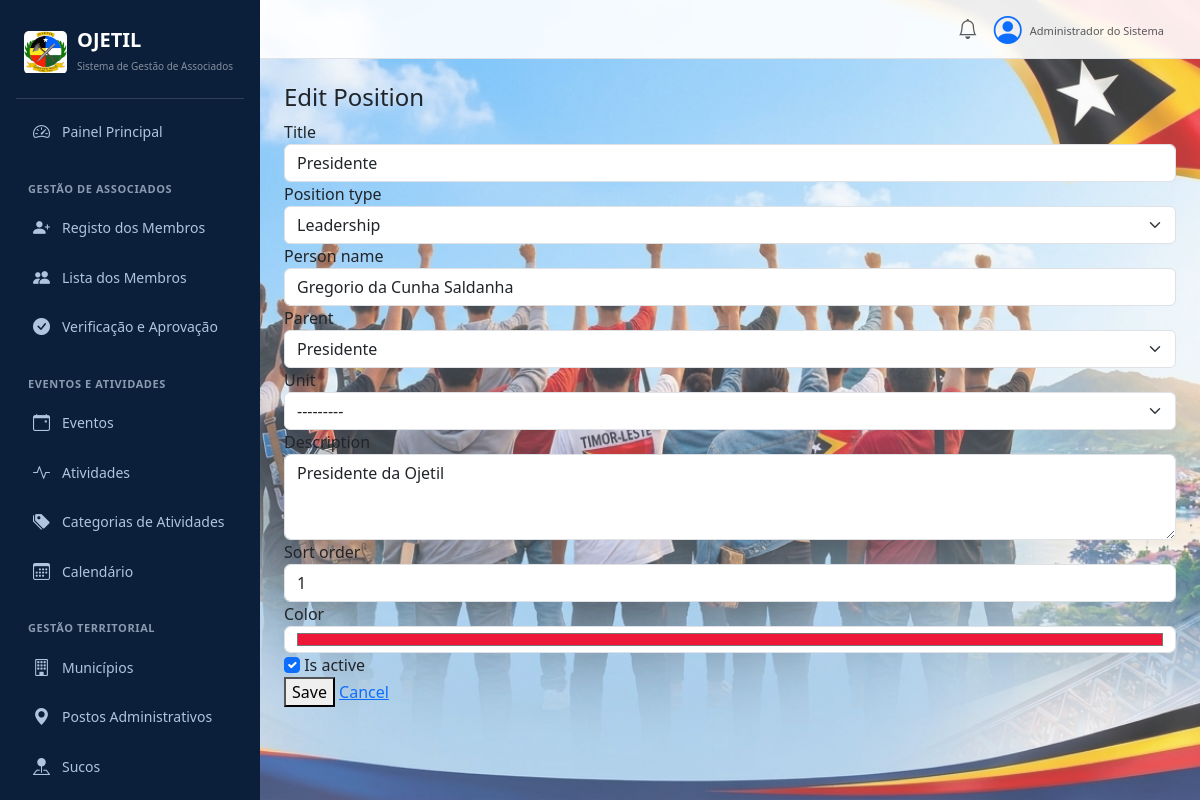
Screenshot of /organization/positions/2/edit/ with the database file from the repository.
### organization/models.py (models this page shows)
class OrganizationPosition(models.Model):
    POSITION_TYPES = [
        ("leadership", "Leadership"),
        ("department", "Department"),
        ("consultative", "Consultative"),
    ]
    title = models.CharField(max_length=150)
    position_type = models.CharField(
        max_length=20,
        choices=POSITION_TYPES,
        default="department",
    )
    person_name = models.CharField(max_length=150, blank=True)
    parent = models.ForeignKey(
        "self",
        on_delete=models.SET_NULL,
        null=True,
        blank=True,
        related_name="children",
    )
    unit = models.ForeignKey(
        OrganizationUnit,
        on_delete=models.SET_NULL,
        null=True,
        blank=True,
        related_name="positions",
    )
    description = models.TextField(blank=True)
    sort_order = models.PositiveIntegerField(default=0)
    color = models.CharField(max_length=20, default="#1764ed")
    is_active = models.BooleanField(default=True)
    created_at = models.DateTimeField(auto_now_add=True)
    class Meta:
        ordering = ["sort_order", "title"]
        verbose_name = "Organization Position"
        verbose_name_plural = "Organization Positions"
    def __str__(self):
        return self.title

### organization/views.py (the view)
# urls.py: path("positions/<int:pk>/edit/", views.position_edit_view, name="position_edit"),
def position_edit_view(request, pk):
  pos = get_object_or_404(OrganizationPosition, pk=pk)
  if request.method == "POST":
    form = OrganizationPositionForm(request.POST, instance=pos)
    if form.is_valid():
      form.save()
      return redirect("organization:positions")
  else:
    form = OrganizationPositionForm(instance=pos)
  return render(
      request,
      "organization/position_form.html",
      {"form": form, "action": "Edit"},
  )

### organization/forms.py
class OrganizationPositionForm(forms.ModelForm):
    class Meta:
        model = OrganizationPosition
        fields = [
            "title",
            "position_type",
            "person_name",
            "parent",
            "unit",
            "description",
            "sort_order",
            "color",
            "is_active",
        ]
        widgets = {
            "title": forms.TextInput(attrs={"class": "form-control"}),
            "position_type": forms.Select(attrs={"class": "form-select"}),
            "person_name": forms.TextInput(attrs={"class": "form-control"}),
            "parent": forms.Select(attrs={"class": "form-select"}),
            "unit": forms.Select(attrs={"class": "form-select"}),
            "description": forms.Textarea(attrs={"class": "form-control", "rows": 3}),
            "sort_order": forms.NumberInput(attrs={"class": "form-control"}),
            "color": forms.TextInput(
                attrs={"class": "form-control", "type": "color"}
            ),
            "is_active": forms.CheckboxInput(attrs={"class": "form-check-input"}),
        }

### organization/models.py (called while the page is built)
    def __str__(self):
        return self.name

### organization/templates/organization/position_form.html
{% extends "organization/form_base.html" %}
{% block form_title %}Position{% endblock %}
{% block back_url %}{% url 'organization:positions' %}{% endblock %}

### organization/templates/organization/form_base.html (shortened to what this page needs)
{% extends "dashboard/base.html" %}
{% block content %}
<div class="org-page">
  <div class="o-panel o-form">
    <h4>{{ action }} {% block form_title %}{% endblock %}</h4>
    <form method="post">
      {% for field in form %}
      <div class="o-field">
        {% if field.field.widget.input_type == "checkbox" %}
          <label>{{ field }} {{ field.label }}</label>
        {% else %}
          <label for="{{ field.id_for_label }}">{{ field.label }}</label>
          {{ field }}
        {% endif %}
      </div>
      {% endfor %}
      <button type="submit" class="o-btn o-btn-blue">Save</button>
      <a href="{% block back_url %}{% url 'organization:structure' %}{% endblock %}" class="o-btn o-btn-gray">Cancel</a>
    </form>
  </div>
</div>
{% endblock %}

### rows the page displays
OrganizationPosition: form "Presidente" "Leadership" "Gregorio da Cunha Saldanha" "Presidente" "---------" "Presidente da Ojetil" "1" "#ee1737", form "☑"

### other values shown
{{ action }} "Edit"
{{ field.label }} "Title" "Position type" "Person name" "Parent" "Unit" "Description" "Sort order" "Color"
{{ field.label }} "Is active"
